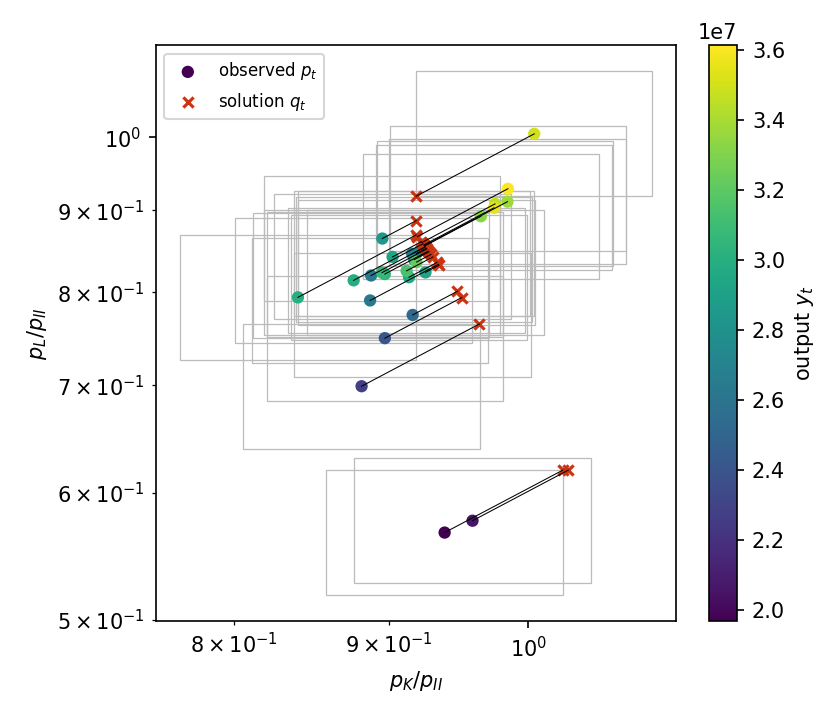

Source code (Python):
"""The real example of `box-perturbation.tex`: EU KLEMS 2023, United States, total economy,
1995-2020 (`data/us_tot.csv`, T = 26).

Prices P_t = (K_t / II_t, L_t / II_t) with K = (VA_CP - COMP) / Kq_GFCF, L = COMP / H_EMP,
II = II_CP / II_Q, each divided by its maximum over the years.  Output y = GO_Q.

The script finds the least maximal log deviation rho = max_{i,t} |ln q^i_t - ln p^i_t| over the 2T
prices at which y is weakly solvable: the least rho with BOX(P e^{-rho}, P e^{rho}, y), by
bisection on `box.decide`.  Both sides are certified exactly (NO: Farkas vector at
rho(1 - 1e-4), YES: rational witness at rho(1 + 1e-4)), and `example.png` is drawn.
Run from this folder: ../.venv/bin/python example.py
"""

import csv
import math
from fractions import Fraction as F
from pathlib import Path

import matplotlib

matplotlib.use("Agg")
import matplotlib.pyplot as plt  # noqa: E402
from matplotlib.patches import Rectangle  # noqa: E402

import box  # noqa: E402

HERE = Path(__file__).resolve().parent
EPS = 1e-4


def load():
    """(P, y, years): prices (K/II, L/II) after dividing K, L, II by their maxima."""
    rows = list(csv.DictReader(open(HERE / "data" / "us_tot.csv")))
    v = [{k: F(x) for k, x in r.items()} for r in rows]
    P3 = [((r["VA_CP"] - r["COMP"]) / r["Kq_GFCF"], r["COMP"] / r["H_EMP"], r["II_CP"] / r["II_Q"])
          for r in v]
    mx = [max(p[i] for p in P3) for i in range(3)]
    P3 = [tuple(p[i] / mx[i] for i in range(3)) for p in P3]
    return [(p[0] / p[2], p[1] / p[2]) for p in P3], [r["GO_Q"] for r in v], [int(r["year"]) for r in rows]


def log_box(P, rho):
    """The box |ln q^i_t - ln p^i_t| <= rho with exact rational corners."""
    k = F(math.exp(rho)).limit_denominator(10**12)
    return [(a / k, b / k) for a, b in P], [(a * k, b * k) for a, b in P]


def least_radius(P, y, tol=1e-6):
    """Least rho with BOX(log_box(P, rho), y), by bisection."""
    lo, hi = 0.0, 1.0
    if box.decide(P, P, y):
        return 0.0
    while not box.decide(*log_box(P, hi), y):
        hi *= 2
    while hi - lo > tol:
        mid = (lo + hi) / 2
        if box.decide(*log_box(P, mid), y):
            hi = mid
        else:
            lo = mid
    return hi


def main():
    P, y, years = load()
    rho = least_radius(P, y)
    below, above = log_box(P, rho * (1 - EPS)), log_box(P, rho * (1 + EPS))
    lam = box.refute(*below, y)
    Q, cert = box.witness(*above, y)
    assert lam is not None and box.in_box(Q, *above) and box.certify(Q, y, cert)
    print(f"T = {len(P)}, {years[0]}-{years[-1]}")
    print(f"least max |ln q - ln p| = {rho:.4f} (+-{100 * math.expm1(rho):.1f}%)")
    print(f"NO  at rho(1 - {EPS}): exact Farkas vector")
    print(f"YES at rho(1 + {EPS}): exact witness, {len(cert)} weakly reachable sets")

    L, U = above
    fig, ax = plt.subplots(figsize=(5.6, 4.8))
    for t in range(len(P)):
        ax.add_patch(Rectangle((float(L[t][0]), float(L[t][1])), float(U[t][0] - L[t][0]),
                               float(U[t][1] - L[t][1]), fill=False, ec="#bbbbbb", lw=0.6))
        ax.plot([float(P[t][0]), float(Q[t][0])], [float(P[t][1]), float(Q[t][1])], color="k", lw=0.5)
    sc = ax.scatter([float(p[0]) for p in P], [float(p[1]) for p in P], c=[float(v) for v in y],
                    cmap="viridis", s=24, label="observed $p_t$")
    ax.scatter([float(q[0]) for q in Q], [float(q[1]) for q in Q], marker="x", c="#cc3311", s=24,
               label="solution $q_t$")
    ax.set_xscale("log")
    ax.set_yscale("log")
    ax.set(xlabel="$p_K/p_{II}$", ylabel="$p_L/p_{II}$")
    ax.legend(loc="upper left", fontsize=8)
    fig.colorbar(sc, label="output $y_t$")
    fig.tight_layout()
    fig.savefig(HERE / "example.png", dpi=150)


if __name__ == "__main__":
    main()
